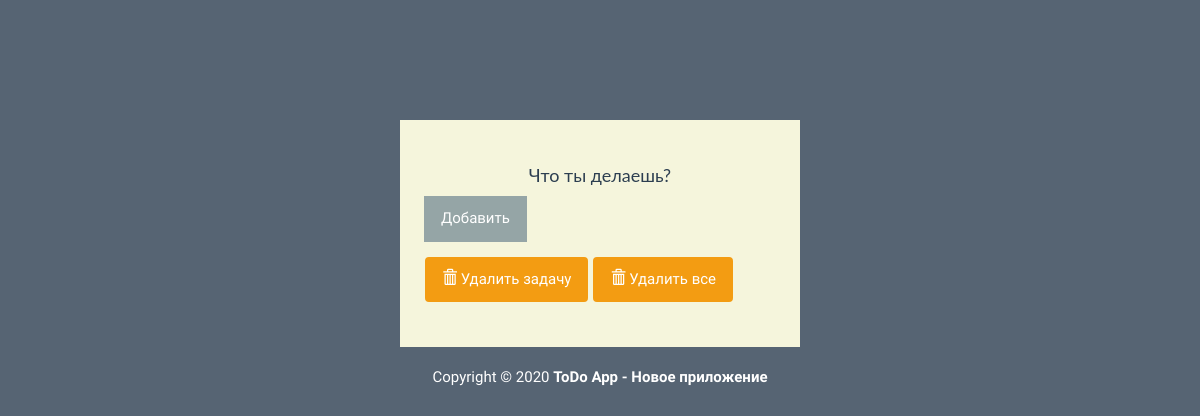
Before: / with the older database file.
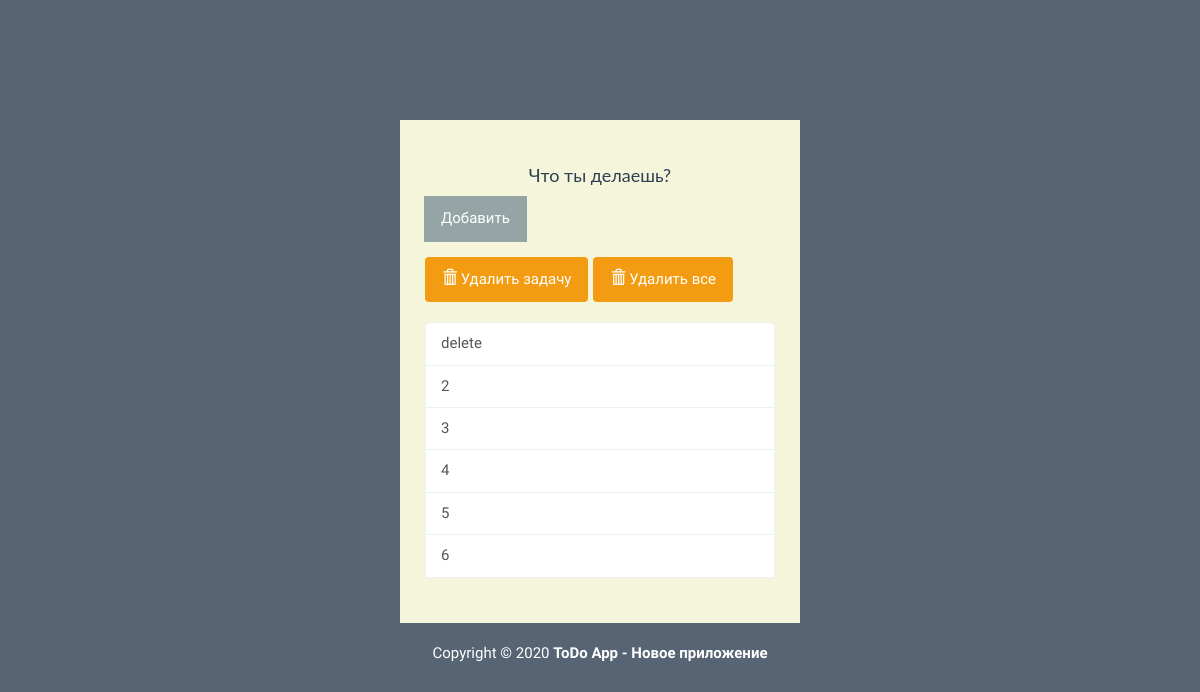
After: the same page with the newer database file.
### todo/models.py (models this page shows, shortened)
class Todo(models.Model):
    text = models.CharField(max_length=40)
    complete = models.BooleanField(default=False)

### todo/views.py (the view)
# urls.py: path('', views.index, name='index'),
def index(request):
    todo_list = Todo.objects.order_by('id')
    form = TodoForm()
    context = {'todo_list' : todo_list, 'form' : form}
    return render(request, 'todo/index.html', context)

### todo/templates/todo/index.html (shortened to what this page needs)
{% load static %}
<!DOCTYPE html>
<html lang="ru">
	<head>
		<link rel="stylesheet" href="{% static 'todo/bs/css/flatly.min.css' %}" />
		<link rel="stylesheet" href="{% static 'todo/styles.css' %}" />
	</head>
	<body>
		<div class="container-fluid" id="wrapper">
			<div class="row">
				<div class="col-lg-4 col-lg-offset-4" id="content">
					<h2>Что ты делаешь?</h2>
					<form action="{% url 'add' %}" method="POST" role="form">
						<div class="form-group">
							<div class="input-group">
							  <span class="input-group-btn">
								  <button type="submit" class="btn btn-default" id="add-btn">Добавить</button>
							  </span>
							</div>
						</div>
					</form>
					<div class="row t10">
						<div class="col-lg-12">
							<div class="btn-toolbar">
								<div class="btn-group">
									<a href="{% url 'deletecomplete' %}"> <button type="button" class="btn btn-warning">
										<i class="glyphicon glyphicon-trash"></i> Удалить задачу
									</button></a>
								</div>
								<div class="btn-group">
									<button type="button" class="btn btn-warning">
										<i class="glyphicon glyphicon-trash"></i> Удалить все
									</button>
								</div>
							</div>
						</div>
					</div>
					<ul class="list-group t20">
						{% for todo in todo_list %}
							{% if todo.complete %}
							<li class="list-group-item todo-completed">{{ todo.text }}</li>
							{% else %}
							<a href="{% url 'complete' todo.id %}" class="list-group-item">{{ todo.text }}</ali></a>
							{% endif %}
						{% endfor %}
					</ul>
				</div>
			</div>
			<footer>
				<div class="row pad">
					<div class="col-lg-12 text-center">
						Copyright &copy; 2020 <strong>ToDo App - Новое приложение</strong>
					</div>
				</div>
			</footer>
		</div>
	</body>
</html>

### todo/static/todo/styles.css (style rules this page uses)
body { background: rgba(44, 62, 80, .8); font-family: 'Oswald', 'Futura', sans-serif; }
#wrapper { margin-top: 10% !important; }
#content { background: beige; padding: 25px; }
#content > h2 { font-size: 18px; text-align: center; padding-top: 0; }
.t10 { margin-top: 10px; }
.t20 { margin-top: 20px; }
footer { margin-top: 20px; color: white; }
.list-group-item { color: black; }

Changed rows visible on the page:
added Todo: text "delete"
added Todo: text "2"
added Todo: text "3"
added Todo: text "4"
added Todo: text "5"
added Todo: text "6"
